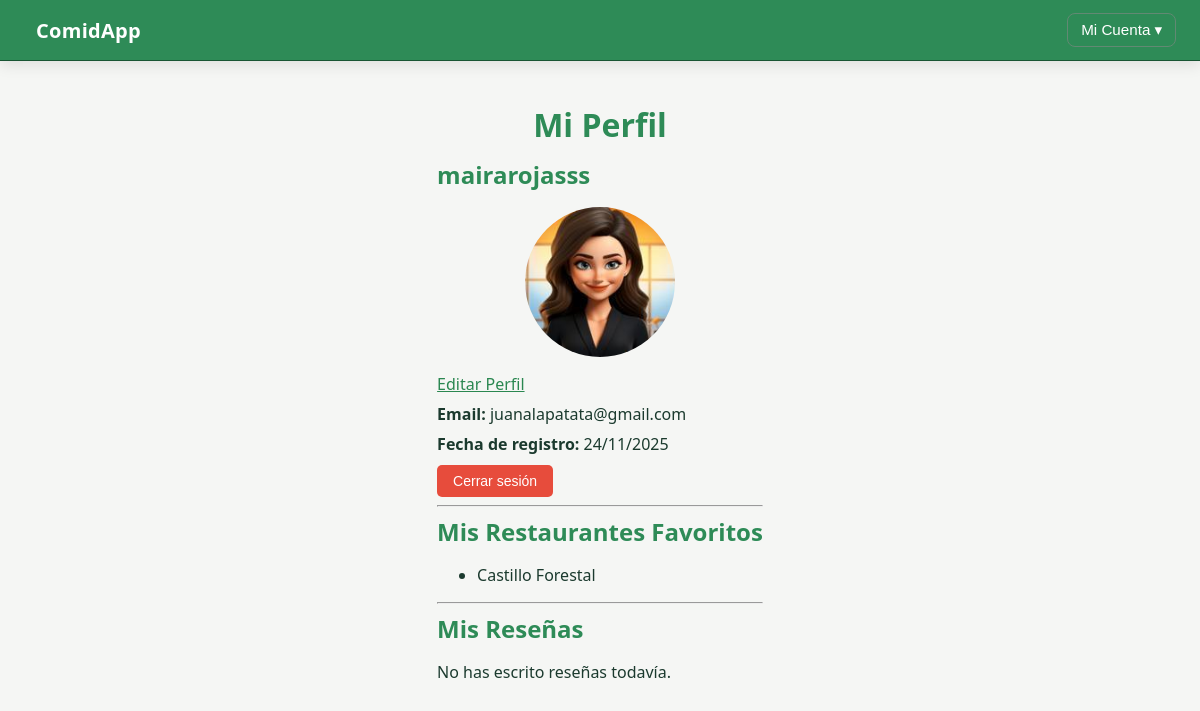
/perfil/ (signed in), run on the app's committed database.
### usuarios/models.py (models this page shows, shortened)
class Usuario(AbstractUser):
    foto_perfil = models.ImageField(upload_to='perfiles/', blank=True, null=True)
    favoritos = models.ManyToManyField('aplicacion.Restaurant', blank=True, related_name='usuarios_favoritos')

### aplicacion/models.py (models this page shows, shortened)
class Restaurant(models.Model):
    name = models.CharField(max_length = 100)
    address = models.CharField(max_length = 100)
    lat = models.FloatField()
    lon = models.FloatField()
    price = models.IntegerField(choices = [(1, 1), (2, 2), (3, 3), (4, 4), (5, 5)])
    url = models.URLField(blank = True, null = True)
    cuisines = models.ManyToManyField(Cuisine, blank = True)
    tags = models.ManyToManyField("Tag", through = "RestaurantTag", blank = True)
    avg_rating = models.FloatField(default = 0)
    review_count = models.IntegerField(default = 0)
    created_at = models.DateTimeField(auto_now_add = True)
    updated_at = models.DateTimeField(auto_now = True)
    class Meta:
        models.Index(fields = ["name"])
        models.Index(fields = ["address"])

### usuarios/views.py (the view)
# urls.py: path('perfil/', views.perfil, name='perfil'),
@login_required
def perfil(request):
    user = request.user
    reseñas = RestaurantReview.objects.filter(user=user)
    favoritos = user.favoritos.all()
    return render(request, 'usuarios/perfil.html', {
        'usuario': user,
        'reseñas': reseñas,
        'favoritos': favoritos
    })

### usuarios/templates/usuarios/perfil.html (shortened to what this page needs)
{% extends 'base.html' %}
{% load static %}
{% block contenido %}
<link rel="stylesheet" href="{% static 'styles/usuarios.css' %}">
<h1>Mi Perfil</h1>
<div class="perfil-container">
    <div class="perfil-info">
        <h2>{{ usuario.username }}</h2>
        {% if usuario.foto_perfil %}
            <img src="{{ usuario.foto_perfil.url }}" alt="Foto de perfil" class="foto-perfil">
        {% else %}
            <img src="{% static 'images/default-user.png' %}" class="foto-perfil">
        {% endif %}
        <a href="{% url 'editar_perfil' %}">Editar Perfil</a>
        <p><strong>Email:</strong> {{ usuario.email }}</p>
        <p><strong>Fecha de registro:</strong> {{ usuario.date_joined|date:"d/m/Y" }}</p>
        <form action="{% url 'logout' %}" method="post" style="margin-top:10px;">
            <button type="submit" class="btn-logout">Cerrar sesión</button>
        </form>
    </div>
    <hr>
    <h2>Mis Restaurantes Favoritos</h2>
    {% if favoritos %}
        <ul>
        {% for r in favoritos %}
            <li>{{ r.name }}</li>
        {% endfor %}
        </ul>
    {% else %}
         <p>No tienes restaurantes favoritos aún.</p>
    {% endif %}
    <hr>
    <h2>Mis Reseñas</h2>
    {% if reseñas %}
        <ul class="lista-resenas">
            {% for res in reseñas %}
                <li>
                    <strong>{{ res.restaurante.nombre }}</strong> — {{ res.fecha|date:"d/m/Y" }}<br>
                    {{ res.contenido }}
                </li>
            {% endfor %}
        </ul>
    {% else %}
        <p>No has escrito reseñas todavía.</p>
    {% endif %}
</div>
{% endblock %}

### aplicacion/static/styles/main.css (style rules this page uses)
html { color-scheme: light dark; }
:root { --bg: #f5f6f4; --panel: #ffffff; --elev: #ecf4ee; --fg: #1b3a2e; --muted: #4d665b; --brand: #2e8b57; --brand-700: #26724a; --brand-800: #1f5a3d; --ok: #2ecc71; --warn: #f7b500; --danger: #e74c3c; --border: #c5d1c8; --border-soft: #dde5df; --radius: 12px; --shadow: 0 4px 14px rgba(0,0,0,0.1); }
body { margin: 0; font-family: system-ui, -apple-system, "Segoe UI", Roboto, Arial, sans-serif; background: var(--bg); color: var(--fg); }
h1, h2, h3 { margin: 0 0 .75rem 0; color: var(--brand); }
a { color: color-mix(in oklab, var(--brand) 90%, #006400); }

### aplicacion/static/styles/usuarios.css (style rules this page uses)
.perfil-info p { margin: 0.5rem 0; }
.foto-perfil { width: 150px; height: 150px; border-radius: 50%; object-fit: cover; display: block; margin: 1rem auto; }
.btn-logout { background-color: #e74c3c; color: white; border: none; padding: 8px 16px; cursor: pointer; border-radius: 5px; font-size: 14px; }

### data on the page
Usuario: username "mairarojasss", foto_perfil (picture), email "juanalapatata@gmail.com", date_joined "24/11/2025"
Restaurant: name "Castillo Forestal"
